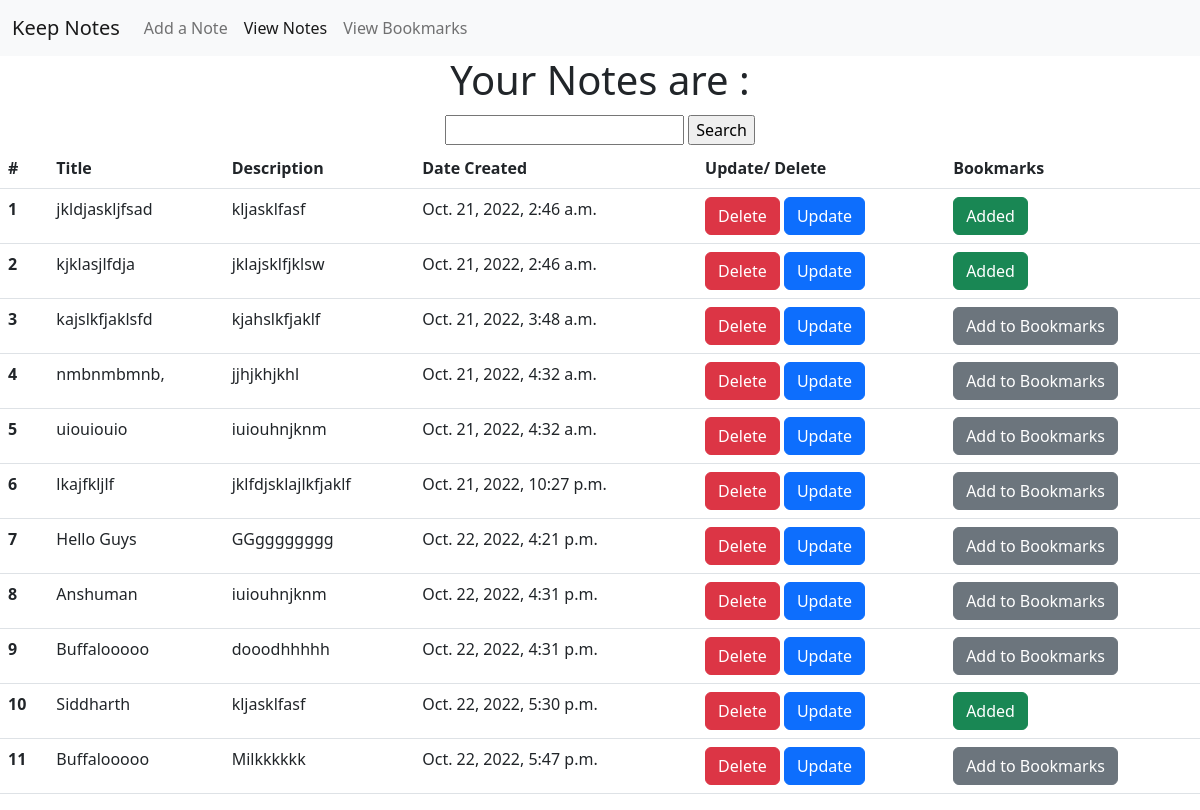
/list, run on an earlier commit of the app's database.
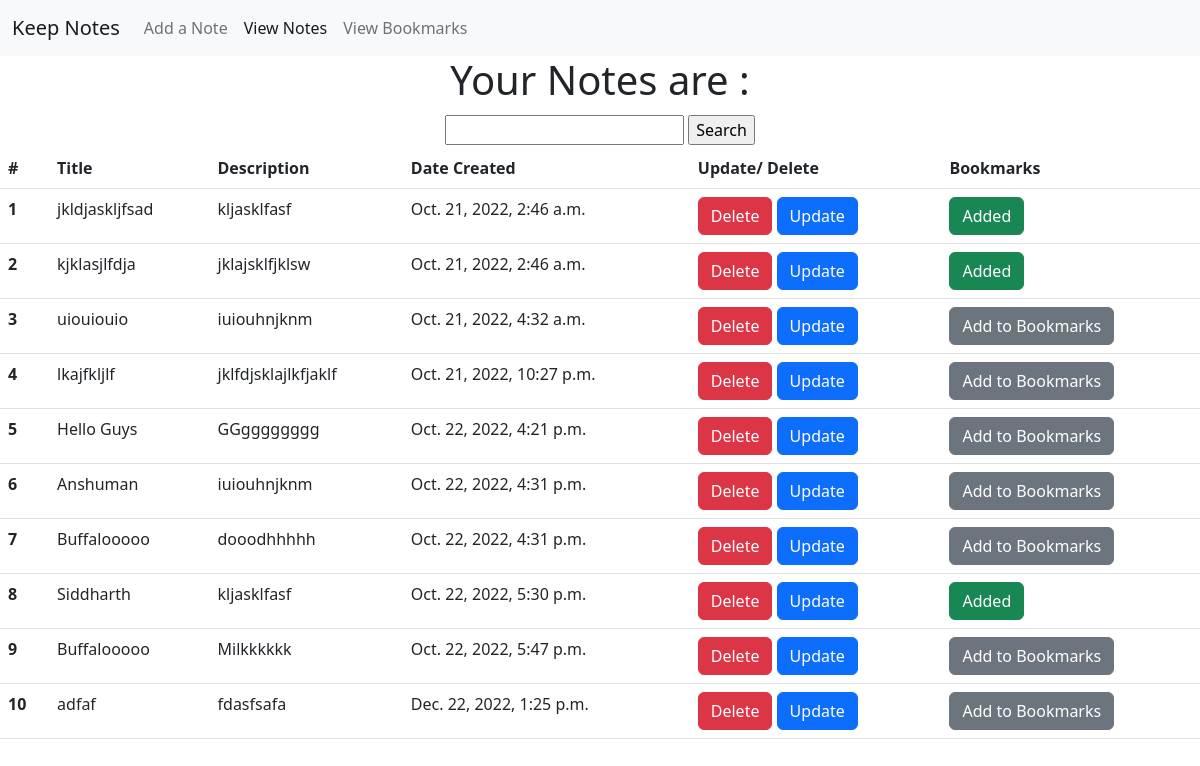
And on a later commit of the database.
### base/models.py (models this page shows, shortened)
class Addnote(models.Model):
    noteTitle = models.CharField(max_length=30)
    noteDesc = models.TextField(max_length=200)
    time= models.DateTimeField(auto_now_add= True)
    bookmark = models.IntegerField(default=0)

### base/views.py (the view)
# urls.py: path('list',views.list, name='list'),
def list(request):
    search_input = request.GET.get('search-area') or ""
    allNotes = Addnote.objects.filter(noteTitle__startswith=search_input)
    list={'list': allNotes, 'search_input': search_input}
    return(render(request,'list.html', list))

### templates/list.html (shortened to what this page needs)
<!DOCTYPE html>
<html lang="en">
<head>
    <link href="https://cdn.jsdelivr.net/npm/bootstrap@5.2.2/dist/css/bootstrap.min.css" rel="stylesheet"
>
</head>
<body>
    <nav class="navbar navbar-expand-lg bg-light">
        <div class="container-fluid">
            <a class="navbar-brand" href="#">Keep Notes</a>
            <div class="collapse navbar-collapse" id="navbarNav">
                <ul class="navbar-nav">
                    <li class="nav-item">
                        <a class="nav-link" aria-current="page" href="/">Add a Note</a>
                    </li>
                    <li class="nav-item">
                        <a class="nav-link active" href="/list">View Notes</a>
                    </li>
                    <li class="nav-item">
                        <a class="nav-link" href="/viewbookmarks">View Bookmarks</a>
                    </li>
                </ul>
            </div>
        </div>
    </nav>
    <div id="main">
        <h1 style="text-align: center;">Your Notes are : </h1>
        <form method="GET" style="text-align:center; padding: 3px; margin-top: 2px;">
            <input type="text" name="search-area" value="{{search_input}}">
            <input type="submit" value="Search">
        </form>
        <table class="table">
            <thead>
                <tr>
                    <th scope="col">#</th>
                    <th scope="col">Title</th>
                    <th scope="col">Description</th>
                    <th scope="col">Date Created</th>
                    <th scope="col">Update/ Delete</th>
                    <th scope="col">Bookmarks</th>
                </tr>
            </thead>
            <tbody>
                {%for notes in list%}
                <tr>
                    <th scope="row">{{forloop.counter}}</th>
                    <td>{{notes.noteTitle}}</td>
                    <td>{{notes.noteDesc}}</td>
                    <td>{{notes.time}}</td>
                    <td>
                        <a href="delete_note/{{notes.id}}" class="btn btn-danger">Delete</a>
                        <a href="update_note/{{notes.id}}" class="btn btn-primary">Update</a>
                    </td>
                    <td>
                        {%if notes.bookmark == 0 %}
                            <a href="/bookmark/{{notes.id}}" class="btn btn-secondary">Add to Bookmarks</a>
                        {%else%}
                            <a href="/bookmark/{{notes.id}}" class="btn btn-success">Added</a>
                        {%endif%}
                    </td>
                </tr>
                {%endfor%}
            </tbody>
        </table>
    </div>
</body>
</html>

What changed in the data, as far as the page shows it:
removed Addnote: noteTitle "kajslkfjaklsfd", noteDesc "kjahslkfjaklf", time "Oct. 21, 2022, 3:48 a.m."
removed Addnote: noteTitle "nmbnmbmnb,", noteDesc "jjhjkhjkhl", time "Oct. 21, 2022, 4:32 a.m."
added Addnote: noteTitle "adfaf", noteDesc "fdasfsafa", time "Dec. 22, 2022, 1:25 p.m."
